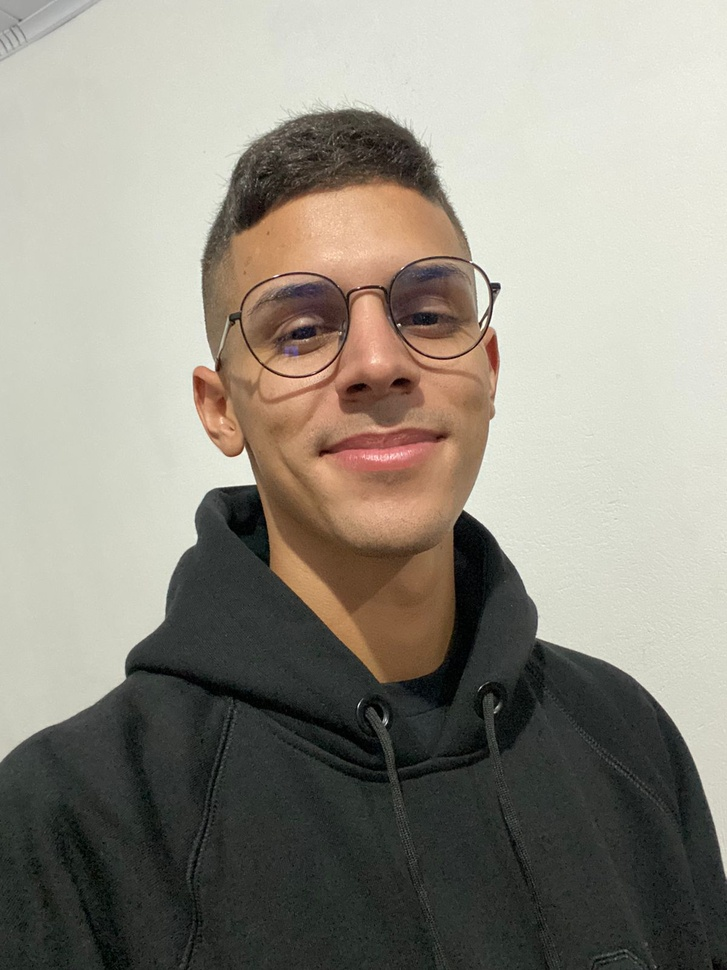
#> input picture aula1/images/eu.jpeg, 727 x 970 px, shrunk from 1200 x 1600 before the run
$ python processamento_de_imagens.py
#> lines starting #> are read from the running program, lines starting #| are printed output that depends on the picture; after the words box and inside, x2 and y2 are one past the last pixel; in counts of white or black regions, pixels touching at a corner belong together
#> further down, img is the input picture: PIL image 727x970 RGB; mean R, G, B 146, 141.3, 130.4
from PIL import Image
import io
import os
import matplotlib.pyplot as plt
# from google.colab import files

def convert_to_bicolor(image):
    grayscale_image = image.convert("L")
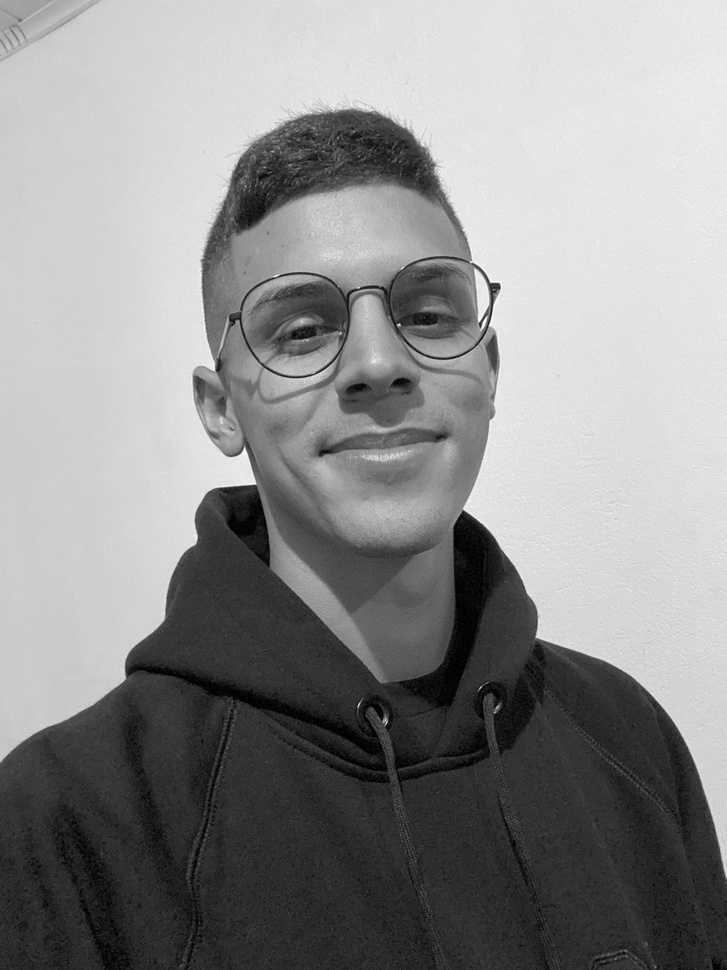
#> grayscale_image: PIL image 727x970 L; min 0, max 254, mean 141.6

    threshold = 128
    bicolor_image = grayscale_image.point(lambda p:p > threshold and 255)
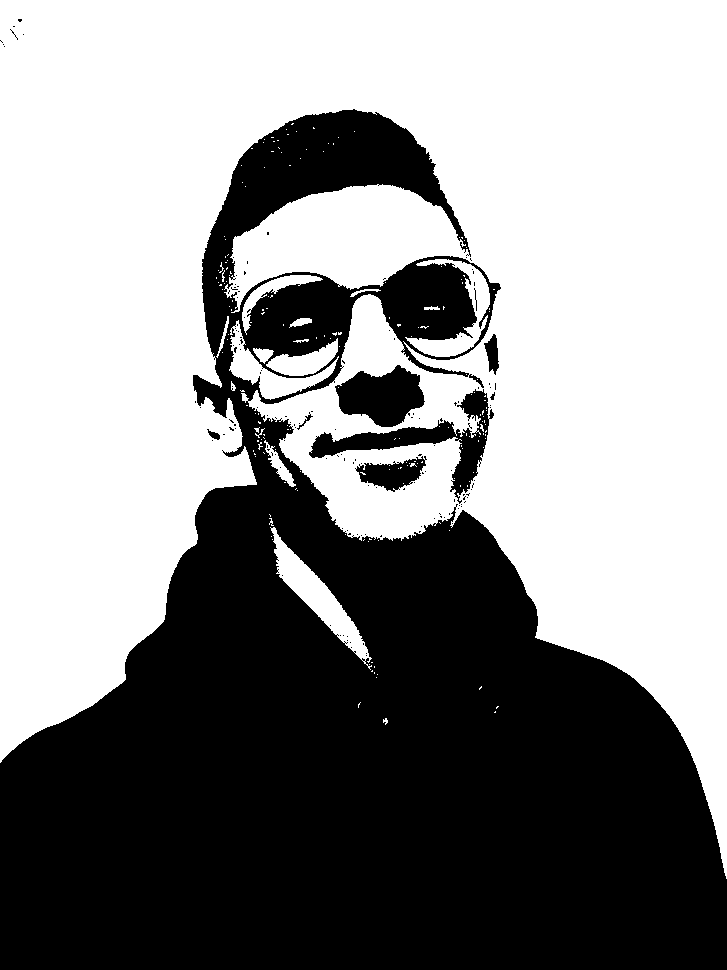
#> bicolor_image: PIL image 727x970 L; 56.4% white; 145 black regions (136 under 20 px), largest, box (x1, y1, x2, y2) and area: (0, 109, 727, 970) 297225, (309, 389, 494, 504) 4475, (335, 365, 425, 427) 3612

    return bicolor_image

# uploaded = files.upload()
# image_name = next(iter(uploaded))

image_path = "images/eu.jpeg"

with Image.open(image_path) as img:
    bicolor_image = convert_to_bicolor(img)

    plt.figure(figsize=(10,5))
    plt.subplot(1,2,1)
    plt.title("Imagem Original")
    plt.imshow(img)
    plt.axis('off')

    plt.subplot(1,2,2)
    plt.title("Imagem Coisada")
    plt.imshow(bicolor_image, cmap='gray')
    plt.axis('off')

    plt.show()
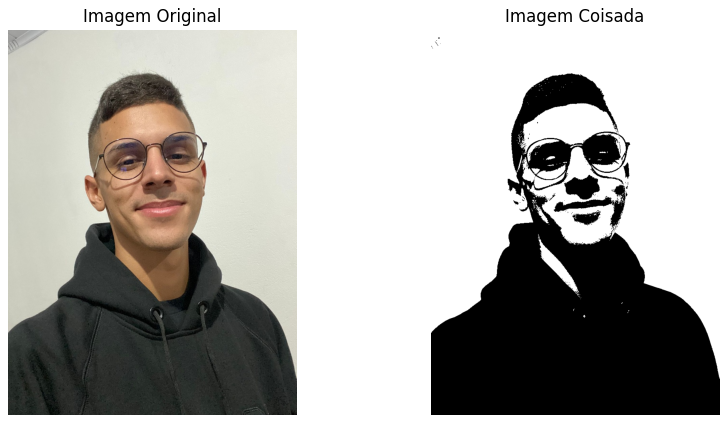
#> figure drawn by matplotlib, 2 panels
